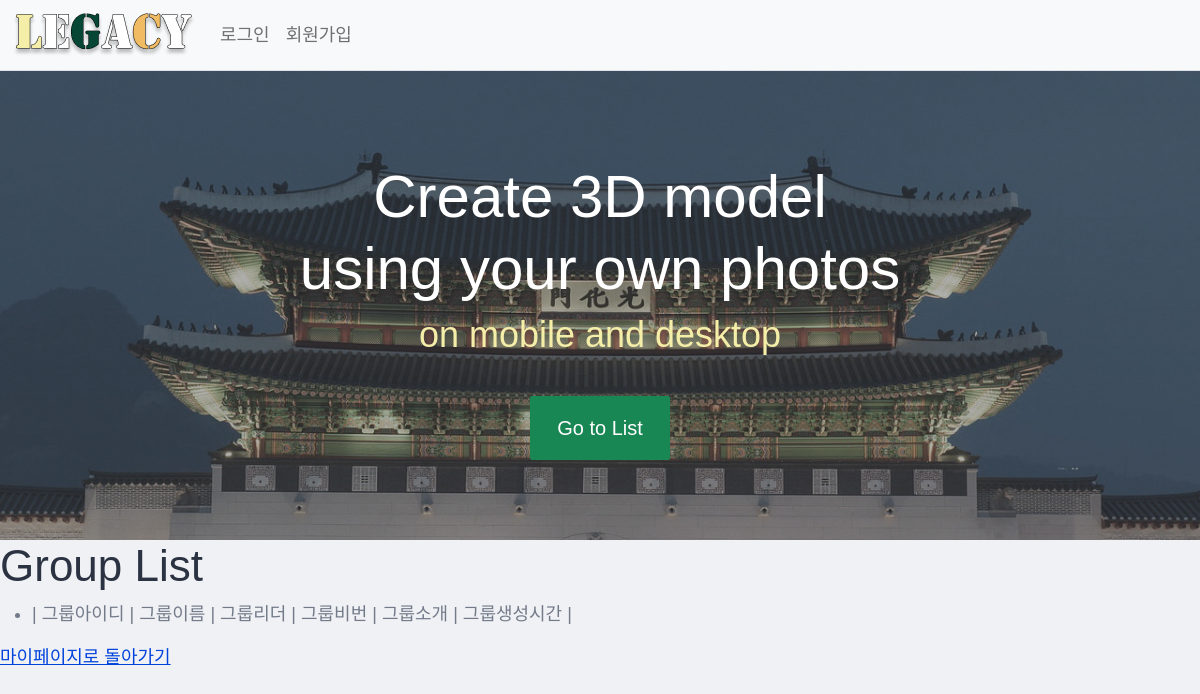
Before: /common/group/list/ with the older database file.
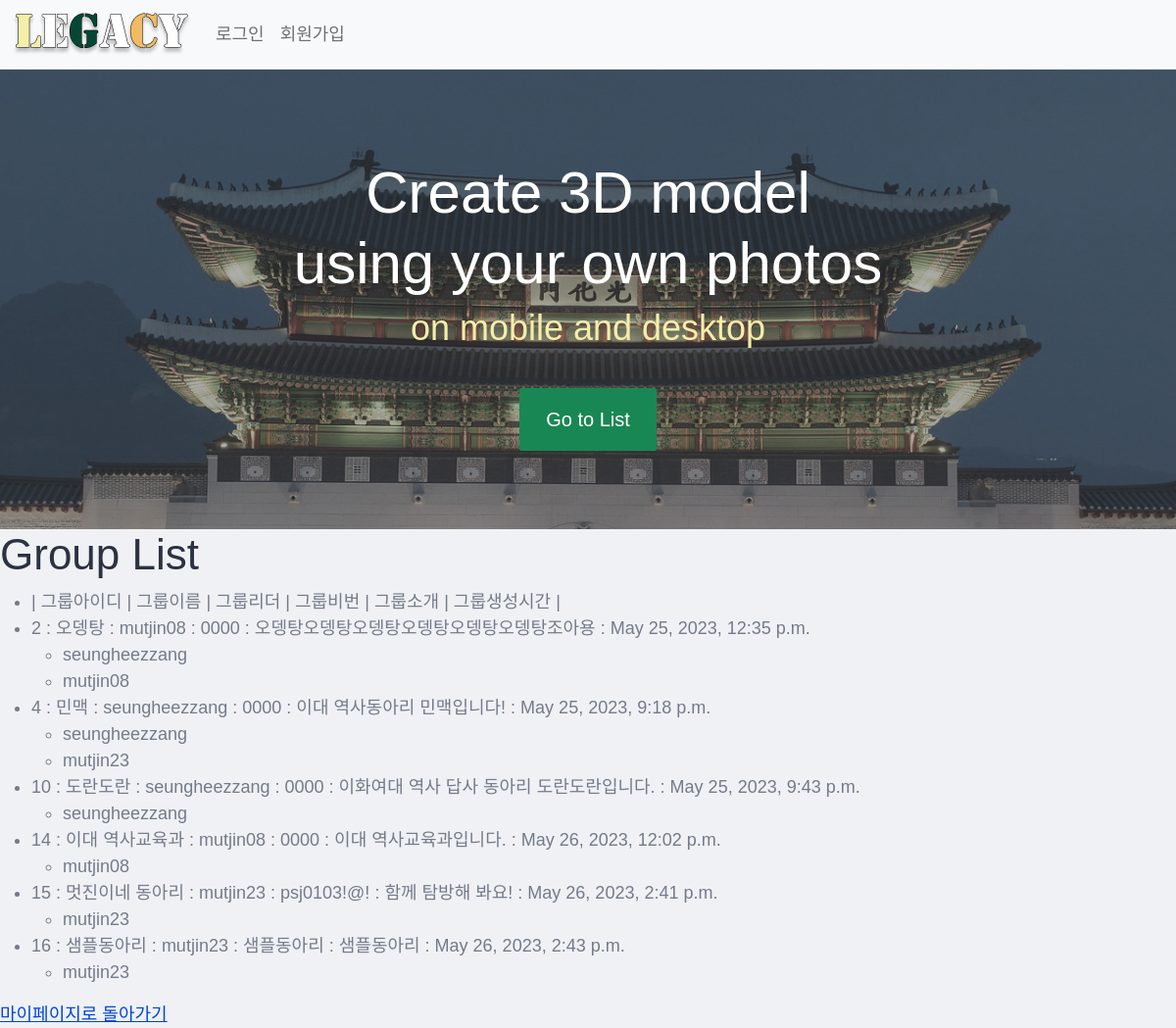
After: the same page with the newer database file.
### common/models.py (models this page shows, shortened)
class CustomGroup(models.Model):
    name = models.CharField(max_length=255, unique=True)
    password = models.CharField(max_length=255)
    leader = models.ForeignKey(User, on_delete=models.CASCADE)
    introduction = models.TextField(null=True, blank=True)
    create_date = models.DateTimeField()
    members = models.ManyToManyField(User, related_name='custom_groups')

### common/views.py (the view)
# urls.py: path('group/list/', views.group_list, name='group_list'),
def group_list(request):
    groups = Group.objects.all()
    return render(request, 'common/group_list.html', {'groups': groups})

### templates/common/group_list.html
{% extends "base.html" %}
{% block content %}
    <h1>Group List</h1>
    <ul>
        <li>| 그룹아이디 | 그룹이름 | 그룹리더 | 그룹비번 | 그룹소개 | 그룹생성시간 |</li>
        {% for group in groups %}
            <li>{{ group.id }} : {{ group.name }} : {{ group.leader }} : {{ group.password }} : {{ group.introduction }} : {{ group.create_date }}</li>
            <ul>
                {% for member in group.members.all %}
                    <li>{{ member.username }}</li>
                {% endfor %}
            </ul>
        {% endfor %}
    </ul>
    <a href="{% url 'common:mypage' %}">마이페이지로 돌아가기</a>
{% endblock %}

### templates/base.html (shortened to what this page needs)
{% load static %}
<!doctype html>
<html lang="ko">
<head>
    <link rel="stylesheet" type="text/css" href="{% static 'bootstrap.min.css' %}">
    <link rel="stylesheet" type="text/css" href="{% static 'style.css' %}">
</head>
<body>
<div class="header">
    {% include "navbar.html" %}
    {% include "banner.html" %}
</div>
{% block content %}
{% endblock %}
</body>
</html>

### templates/navbar.html (shortened to what this page needs)
<nav class="navbar navbar-light navbar-expand-md bg-light border-bottom">
    <div class="container-fluid">
        <a class="navbar-brand" href="{% url 'pybo:index' %}"><Img src="/static/images/Legacy.png"></Img></a>
        <div class="collapse navbar-collapse" id="navbarSupportedContent">
            <ul class="navbar-nav me-auto mb-2 mb-lg-0">
                <li class="nav-item">
                    {% if user.is_authenticated %}
                    <a class="nav-link" href="{% url 'common:logout' %}">{{ user.username }} (로그아웃)</a>
                    {% else %}
                    <a class="nav-link" href="{% url 'common:login' %}">로그인</a>
                    {% endif %}
                </li>
                <li class="nav-item">
                    {% if not user.is_authenticated %}
                    <a class="nav-link" href="{% url 'common:signup' %}">회원가입</a>
                    {% endif %}
                </li>
            </ul>
        </div>
    </div>
</nav>

### templates/banner.html (shortened to what this page needs)
<div class="container-fluid align-center">
    <h1><strong>Create 3D model</strong><br>using your own photos</h1>
    <h3 style="color:#F4EEA9">on mobile and desktop</h3>
    <a href="{% url 'pybo:list' %}" class="btn btn-success btn-lg">Go to List</a><br>
    <div class="silver small-info margin-top-big d-none d-md-block"></div>
</div>

### static/style.css (style rules this page uses)
body { background-color: #f0f1f4; font-family: 'munhwa', sans-serif; font-size: 18px; color: #737b8a; }
h1,h2,h3,h4,h5,h6 { color: #2b3242; }
h1 { letter-spacing: 0px; font-size: 44px; font-weight: 300; }
img { max-width: 100%; }
a { color: #0043dc; }
.align-center { text-align: center; }
.silver { color: #9699a7; }
.btn-lg { padding: 16px 26px!important; }
.btn { border-radius: 2px; padding: 8px 16px; }
.btn-lg { border-radius: 2px; }
.silver { color: #b9bcc3; }
.margin-top-big { margin-top: 40px; }
.header { background-color: #1a1f2a; background-image: url('/static/images/new_castle.jpg'); background-position: center top; background-size: cover; color: white; padding-bottom: 100px; margin-bottom: 0px; padding: 0px; }
.header h1 { padding-top: 90px; font-size: 60px; color: white; }
h3 { font-size: 36px; }
.small-info { width: 350px; text-align: left; margin: auto; padding-top: 80px; }

Changed rows visible on the page:
added CustomGroup: id "2", name "오뎅탕", leader "mutjin08", password "0000", introduction "오뎅탕오뎅탕오뎅탕오뎅탕오뎅탕오뎅탕조아용", create_date "May 25, 2023, 12:35 p.m."
added CustomGroup: id "4", name "민맥", leader "seungheezzang", password "0000", introduction "이대 역사동아리 민맥입니다!", create_date "May 25, 2023, 9:18 p.m."
added CustomGroup: id "10", name "도란도란", leader "seungheezzang", password "0000", introduction "이화여대 역사 답사 동아리 도란도란입니다.", create_date "May 25, 2023, 9:43 p.m."
added CustomGroup: id "14", name "이대 역사교육과", leader "mutjin08", password "0000", introduction "이대 역사교육과입니다.", create_date "May 26, 2023, 12:02 p.m."
added CustomGroup: id "15", name "멋진이네 동아리", leader "mutjin23", password "psj0103!@!", introduction "함께 탐방해 봐요!", create_date "May 26, 2023, 2:41 p.m."
added CustomGroup: id "16", name "샘플동아리", leader "mutjin23", password "샘플동아리", introduction "샘플동아리", create_date "May 26, 2023, 2:43 p.m."
